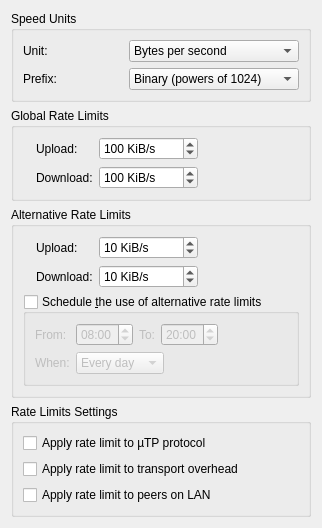
          <widget class="QWidget" name="scrollAreaWidgetContents_9">
           <property name="geometry">
            <rect>
             <x>0</x>
             <y>0</y>
             <width>302</width>
             <height>408</height>
            </rect>
           </property>
           <layout class="QVBoxLayout" name="verticalLayout_5">
            <item>
             <widget class="QGroupBox" name="speedUnitsBox">
              <property name="title">
               <string>Speed Units</string>
              </property>
              <layout class="QGridLayout" name="speedUnitsBoxLayout">
               <item row="0" column="0">
                <widget class="QLabel" name="speedUnitTypeLabel">
                 <property name="text">
                  <string>Unit:</string>
                 </property>
                 <property name="buddy">
                  <cstring>speedUnitTypeCombo</cstring>
                 </property>
                </widget>
               </item>
               <item row="0" column="1">
                <widget class="QComboBox" name="speedUnitTypeCombo">
                 <item>
                  <property name="text">
                   <string>Bytes per second</string>
                  </property>
                 </item>
                 <item>
                  <property name="text">
                   <string>Bits per second</string>
                  </property>
                 </item>
                </widget>
               </item>
               <item row="1" column="0">
                <widget class="QLabel" name="speedPrefixLabel">
                 <property name="text">
                  <string>Prefix:</string>
                 </property>
                 <property name="buddy">
                  <cstring>speedPrefixCombo</cstring>
                 </property>
                </widget>
               </item>
               <item row="1" column="1">
                <widget class="QComboBox" name="speedPrefixCombo">
                 <item>
                  <property name="text">
                   <string>Binary (powers of 1024)</string>
                  </property>
                 </item>
                 <item>
                  <property name="text">
                   <string>Decimal (powers of 1000)</string>
                  </property>
                 </item>
                </widget>
               </item>
              </layout>
             </widget>
            </item>
            <item>
             <widget class="QGroupBox" name="rateLimitBox">
              <property name="title">
               <string>Global Rate Limits</string>
              </property>
              <layout class="QGridLayout" name="rateLimitBoxLayout">
               <item row="0" column="0" rowspan="2">
                <widget class="QLabel" name="labelGlobalRate"/>
               </item>
               <item row="0" column="1">
                <widget class="QLabel" name="label_10">
                 <property name="text">
                  <string>Upload:</string>
                 </property>
                </widget>
               </item>
               <item row="0" column="2">
                <widget class="QSpinBox" name="spinUploadLimit">
                 <property name="specialValueText">
                  <string>∞</string>
                 </property>
                 <property name="suffix">
                  <string> KiB/s</string>
                 </property>
                 <property name="maximum">
                  <number>2000000</number>
                 </property>
                 <property name="stepType">
                  <enum>QAbstractSpinBox::StepType::AdaptiveDecimalStepType</enum>
                 </property>
                 <property name="value">
                  <number>100</number>
                 </property>
                </widget>
               </item>
               <item row="0" column="3">
                <spacer name="horizontalSpacer">
                 <property name="orientation">
                  <enum>Qt::Orientation::Horizontal</enum>
                 </property>
                 <property name="sizeHint" stdset="0">
                  <size>
                   <width>40</width>
                   <height>20</height>
                  </size>
                 </property>
                </spacer>
               </item>
               <item row="1" column="1">
                <widget class="QLabel" name="label_11">
                 <property name="text">
                  <string>Download:</string>
                 </property>
                </widget>
               </item>
               <item row="1" column="2">
                <widget class="QSpinBox" name="spinDownloadLimit">
                 <property name="specialValueText">
                  <string>∞</string>
                 </property>
                 <property name="suffix">
                  <string> KiB/s</string>
                 </property>
                 <property name="maximum">
                  <number>2000000</number>
                 </property>
                 <property name="stepType">
                  <enum>QAbstractSpinBox::StepType::AdaptiveDecimalStepType</enum>
                 </property>
                 <property name="value">
                  <number>100</number>
                 </property>
                </widget>
               </item>
              </layout>
             </widget>
            </item>
            <item>
             <widget class="QGroupBox" name="altRateLimitBox">
              <property name="title">
               <string>Alternative Rate Limits</string>
              </property>
              <layout class="QGridLayout" name="gridLayout_6">
               <item row="0" column="0" rowspan="2">
                <widget class="QLabel" name="labelAltRate"/>
               </item>
               <item row="0" column="1">
                <widget class="QLabel" name="label_13">
                 <property name="text">
                  <string>Upload:</string>
                 </property>
                </widget>
               </item>
               <item row="0" column="2">
                <widget class="QSpinBox" name="spinUploadLimitAlt">
                 <property name="specialValueText">
                  <string>∞</string>
                 </property>
                 <property name="suffix">
                  <string> KiB/s</string>
                 </property>
                 <property name="maximum">
                  <number>2000000</number>
                 </property>
                 <property name="stepType">
                  <enum>QAbstractSpinBox::StepType::AdaptiveDecimalStepType</enum>
                 </property>
                 <property name="value">
                  <number>10</number>
                 </property>
                </widget>
               </item>
               <item row="0" column="3">
                <spacer name="horizontalSpacer_5">
                 <property name="orientation">
                  <enum>Qt::Orientation::Horizontal</enum>
                 </property>
                 <property name="sizeHint" stdset="0">
                  <size>
                   <width>40</width>
                   <height>20</height>
                  </size>
                 </property>
                </spacer>
               </item>
               <item row="1" column="1">
                <widget class="QLabel" name="label_14">
                 <property name="text">
                  <string>Download:</string>
                 </property>
                </widget>
               </item>
               <item row="1" column="2">
                <widget class="QSpinBox" name="spinDownloadLimitAlt">
                 <property name="specialValueText">
                  <string>∞</string>
                 </property>
                 <property name="suffix">
                  <string> KiB/s</string>
                 </property>
                 <property name="maximum">
                  <number>2000000</number>
                 </property>
                 <property name="stepType">
                  <enum>QAbstractSpinBox::StepType::AdaptiveDecimalStepType</enum>
                 </property>
                 <property name="value">
                  <number>10</number>
                 </property>
                </widget>
               </item>
               <item row="2" column="0" colspan="4">
                <widget class="QGroupBox" name="groupBoxSchedule">
                 <property name="title">
                  <string>Schedule &amp;the use of alternative rate limits</string>
                 </property>
                 <property name="checkable">
                  <bool>true</bool>
                 </property>
                 <property name="checked">
                  <bool>false</bool>
                 </property>
                 <layout class="QGridLayout" name="gridLayout_7">
                  <item row="0" column="0">
                   <widget class="QLabel" name="label_6">
                    <property name="toolTip">
                     <string>Start time</string>
                    </property>
                    <property name="text">
                     <string comment="From start time">From:</string>
                    </property>
                   </widget>
                  </item>
                  <item row="0" column="1">
                   <widget class="QTimeEdit" name="timeEditScheduleFrom">
                    <property name="wrapping">
                     <bool>true</bool>
                    </property>
                    <property name="displayFormat">
                     <string notr="true">hh:mm</string>
                    </property>
                    <property name="calendarPopup">
                     <bool>false</bool>
                    </property>
                    <property name="time">
                     <time>
                      <hour>8</hour>
                      <minute>0</minute>
                      <second>0</second>
                     </time>
                    </property>
                   </widget>
                  </item>
                  <item row="0" column="2">
                   <widget class="QLabel" name="label_17">
                    <property name="toolTip">
                     <string>End time</string>
                    </property>
                    <property name="text">
                     <string comment="To end time">To:</string>
                    </property>
                   </widget>
                  </item>
                  <item row="0" column="3">
                   <widget class="QTimeEdit" name="timeEditScheduleTo">
                    <property name="wrapping">
                     <bool>true</bool>
                    </property>
                    <property name="displayFormat">
                     <string notr="true">hh:mm</string>
                    </property>
                    <property name="time">
                     <time>
                      <hour>20</hour>
                      <minute>0</minute>
                      <second>0</second>
                     </time>
                    </property>
                   </widget>
                  </item>
                  <item row="0" column="4">
                   <spacer name="horizontalSpacer_8">
                    <property name="orientation">
                     <enum>Qt::Orientation::Horizontal</enum>
                    </property>
                    <property name="sizeHint" stdset="0">
                     <size>
                      <width>40</width>
                      <height>20</height>
                     </size>
                    </property>
                   </spacer>
                  </item>
                  <item row="1" column="0">
                   <widget class="QLabel" name="label_18">
                    <property name="text">
                     <string>When:</string>
                    </property>
                   </widget>
                  </item>
                  <item row="1" column="1" colspan="3">
                   <widget class="QComboBox" name="comboBoxScheduleDays">
                    <property name="sizePolicy">
                     <sizepolicy hsizetype="Fixed" vsizetype="Fixed">
                      <horstretch>0</horstretch>
                      <verstretch>0</verstretch>
                     </sizepolicy>
                    </property>
                    <item>
                     <property name="text">
                      <string>Every day</string>
                     </property>
                    </item>
                    <item>
                     <property name="text">
                      <string>Weekdays</string>
                     </property>
                    </item>
                    <item>
                     <property name="text">
                      <string>Weekends</string>
                     </property>
                    </item>
                   </widget>
                  </item>
                 </layout>
                </widget>
               </item>
              </layout>
             </widget>
            </item>
            <item>
             <widget class="QGroupBox" name="rateLimitsGroupBox">
              <property name="title">
               <string>Rate Limits Settings</string>
              </property>
              <layout class="QVBoxLayout" name="verticalLayout_30">
               <item>
                <widget class="QCheckBox" name="checkLimituTPConnections">
                 <property name="text">
                  <string>Apply rate limit to µTP protocol</string>
                 </property>
                </widget>
               </item>
               <item>
                <widget class="QCheckBox" name="checkLimitTransportOverhead">
                 <property name="text">
                  <string>Apply rate limit to transport overhead</string>
                 </property>
                </widget>
               </item>
               <item>
                <widget class="QCheckBox" name="checkLimitLocalPeerRate">
                 <property name="text">
                  <string>Apply rate limit to peers on LAN</string>
                 </property>
                </widget>
               </item>
              </layout>
             </widget>
            </item>
            <item>
             <spacer name="verticalSpacer_2">
              <property name="orientation">
               <enum>Qt::Orientation::Vertical</enum>
              </property>
              <property name="sizeHint" stdset="0">
               <size>
                <width>20</width>
                <height>40</height>
               </size>
              </property>
             </spacer>
            </item>
           </layout>
          </widget>
